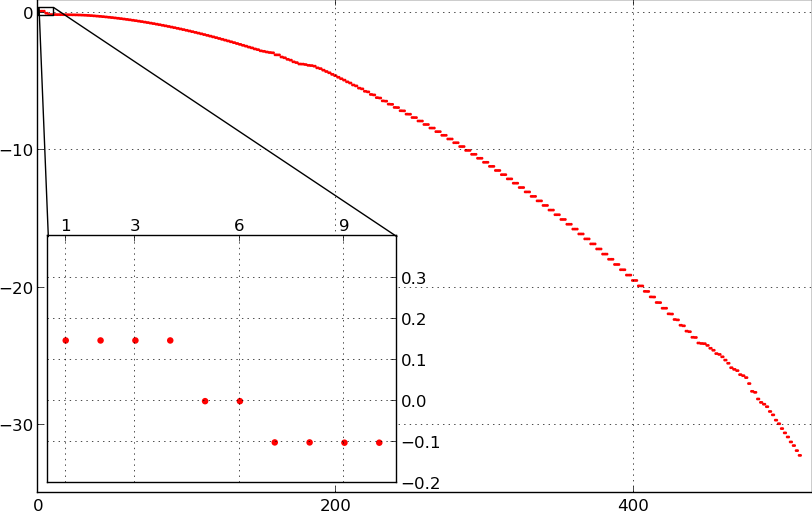

Write the Python code that produced this figure.
import numpy as np
import matplotlib.pyplot as plt
import h5py
from mpl_toolkits.axes_grid1.inset_locator import mark_inset
from mpl_toolkits.axes_grid1.inset_locator import zoomed_inset_axes
from mpl_toolkits.axes_grid1.inset_locator import inset_axes

N = 256;

f = h5py.File('/usr/local/home/xiong/svn/DOGS/blog/code/data/req.h5', 'r')
valr = f['/req1/valr']; n1= valr.shape[0]
vali = f['/req1/vali']
vr = np.zeros((n1,), np.double); 
vi = np.zeros((n1,), np.double);
valr.read_direct(vr); vali.read_direct(vi);
ve = vr+1j*vi

ia = ve

fig = plt.figure(figsize=(8,5));
ax = fig.add_subplot(111)
#ax.plot(range(1,2*N+1), ia.real, 'r.')
ax.scatter(range(1,2*N+1), ia.real, s=4, c = 'r', marker='o', edgecolor='none')
ax.locator_params(nbins=5)
ax.set_xlim((0,520))
ax.set_ylim((-35,1))
ax.grid('on')

ax2in=inset_axes(ax,width="45%",height="50%",loc=3)
ax2in.scatter(np.arange(1,11), ia[:10].real, c=(1,0,0), marker='o',
              s=22,edgecolors='none')
ax2in.set_xlim(0.5,10.5)
ax2in.set_ylim(-0.2,0.4)
ax2in.yaxis.set_ticks_position('right')
ax2in.xaxis.set_ticks_position('top')
ax2in.set_xticks((1,3,6,9))
#ax2in.set_yticks((-0.3,-0.2,-0.1,0,0.1))
ax2in.grid('on')

mark_inset(ax,ax2in,loc1=1,loc2=2,fc="none")


plt.tight_layout(pad=0)
plt.show()
f.close()
